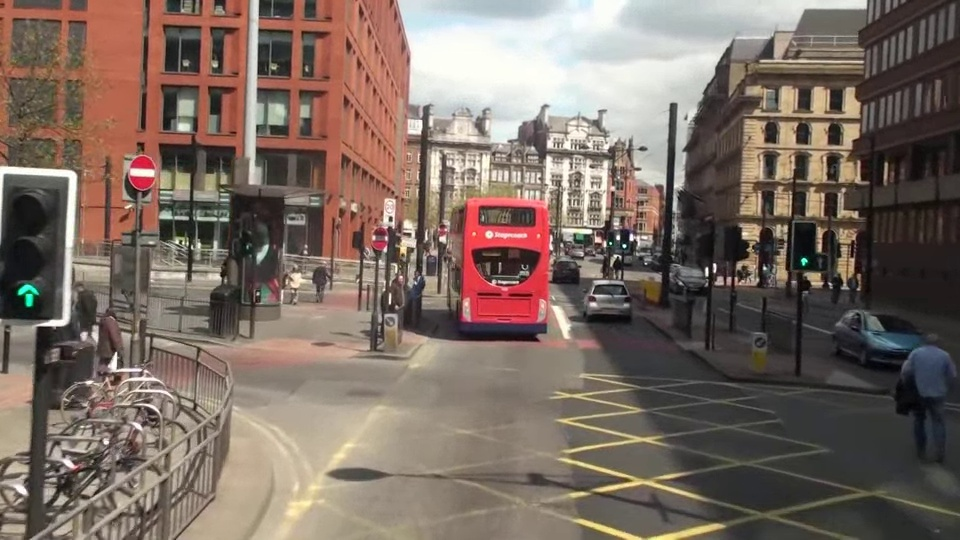
#> input picture computer vision/practice3/code/mot_color70.jpg, 960 x 540 px
$ python 'part19(FLANN 라이브러리를 이용한 SIFT 매칭).py'
#> lines starting #> are read from the running program, lines starting #| are printed output that depends on the picture
import cv2 as cv
import numpy as np
import time

img1 = cv.imread('mot_color70.jpg')[190:350,441:560]
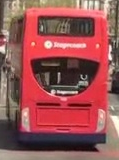
#> img1: shape (160, 119, 3); mean B, G, R 83.8, 83.5, 151.9
gray1 = cv.cvtColor(img1,cv.COLOR_BGR2GRAY)
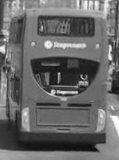
#> gray1: shape (160, 119); min 10, max 253, mean 104
img2 = cv.imread('mot_color83.jpg')
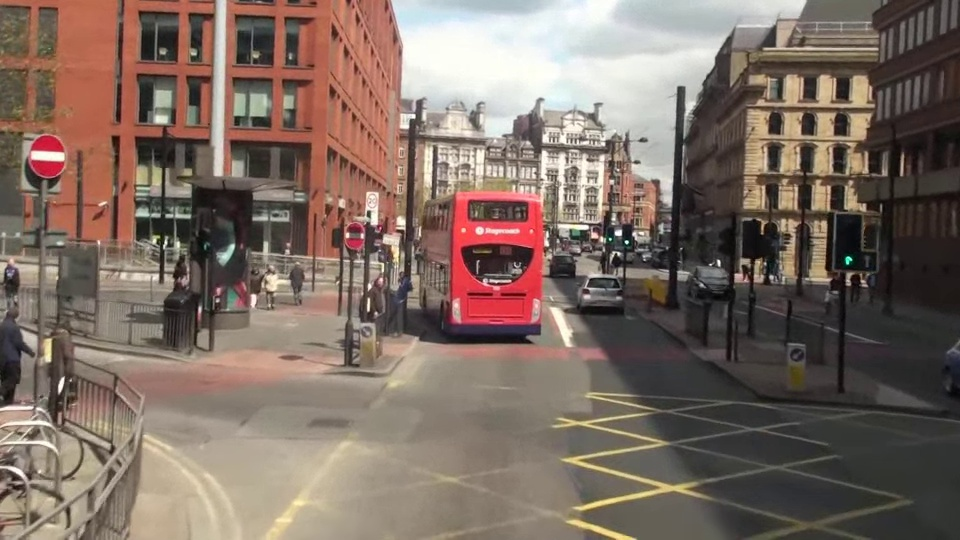
#> input picture computer vision/practice3/code/mot_color83.jpg, 960 x 540 px
#> img2 is the input picture: shape (540, 960, 3); mean B, G, R 99.1, 108.8, 125.8
gray2 = cv.cvtColor(img2,cv.COLOR_BGR2GRAY)
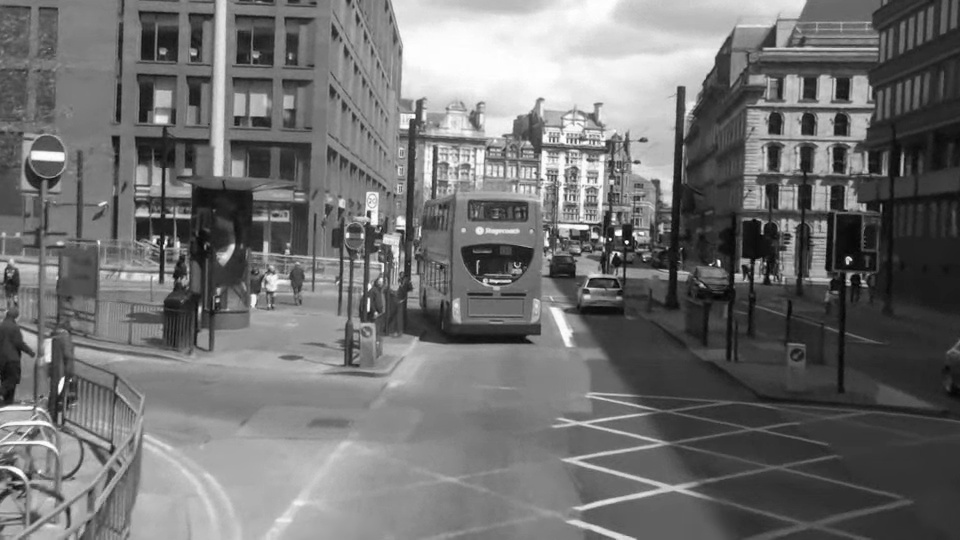
#> gray2: shape (540, 960); min 1, max 255, mean 112.8

sift = cv.SIFT_create()
kp1,des1 = sift.detectAndCompute(gray1,None)
#> kp1 = 227 keypoints; strongest (x, y, size): (63, 92, 2.4), (110, 57, 3.1), (58, 92, 2.1), (110, 47, 2.1)
kp2,des2 = sift.detectAndCompute(gray2,None)
#> kp2 = 4096 keypoints; strongest (x, y, size): (627, 242, 2.5), (618, 233, 4.8), (610, 239, 1.9), (848, 260, 4.9)
print('특징점 개수:',len(kp1),len(kp2))
#| 특징점 개수: 227 4096

start = time.time()
flann_matcher = cv.DescriptorMatcher_create(cv.DescriptorMatcher_FLANNBASED)
knn_match = flann_matcher.knnMatch(des1,des2,2)
#> knn_match = 227 matches

T = 0.7
good_match = []
for nearest1,nearest2 in knn_match:
    if(nearest1.distance/nearest2.distance) < T:
        good_match.append(nearest1)
#> after the loop, good_match = 35 matches
print('매칭에 걸린 시간:',time.time()-start)

img_match = np.empty((max(img1.shape[0],img2.shape[0]),img1.shape[1]+img2.shape[1],3),dtype = np.uint8)
cv.drawMatches(img1,kp1,img2,kp2,good_match,img_match,flags = cv.DrawMatchesFlags_NOT_DRAW_SINGLE_POINTS)
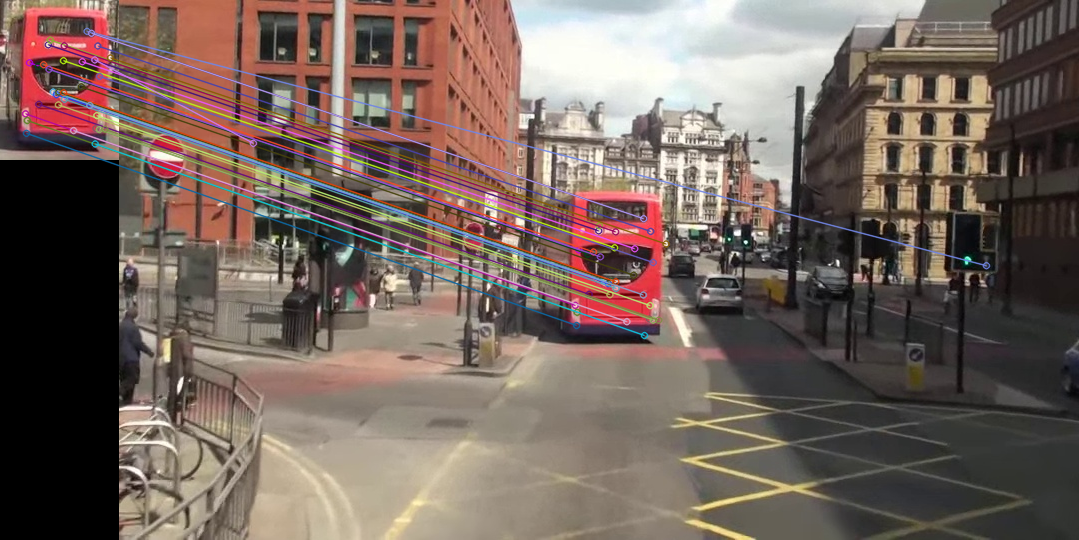
#> img_match: shape (540, 1079, 3); mean B, G, R 92.9, 100.5, 116.6

cv.imshow('Good Matches',img_match)

k = cv.waitKey()
#> (key Esc is pressed here)
cv.destroyAllWindows()
